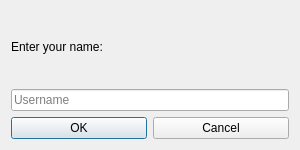
<?xml version="1.0" encoding="UTF-8"?>
<ui version="4.0">
 <class>LoginDialog</class>
 <widget class="QDialog" name="LoginDialog">
  <property name="geometry">
   <rect>
    <x>0</x>
    <y>0</y>
    <width>300</width>
    <height>150</height>
   </rect>
  </property>
  <property name="windowTitle">
   <string>Login</string>
  </property>
  <layout class="QVBoxLayout" name="verticalLayout">
   <item>
    <widget class="QLabel" name="label">
     <property name="text">
      <string>Enter your name:</string>
     </property>
    </widget>
   </item>
   <item>
    <widget class="QLineEdit" name="lineEditUserName">
     <property name="placeholderText">
      <string>Username</string>
     </property>
    </widget>
   </item>
   <item>
    <layout class="QHBoxLayout" name="horizontalLayout">
     <item>
      <widget class="QPushButton" name="buttonOk">
       <property name="text">
        <string>OK</string>
       </property>
      </widget>
     </item>
     <item>
      <widget class="QPushButton" name="buttonCancel">
       <property name="text">
        <string>Cancel</string>
       </property>
      </widget>
     </item>
    </layout>
   </item>
  </layout>
 </widget>
 <resources/>
 <connections/>
</ui>
